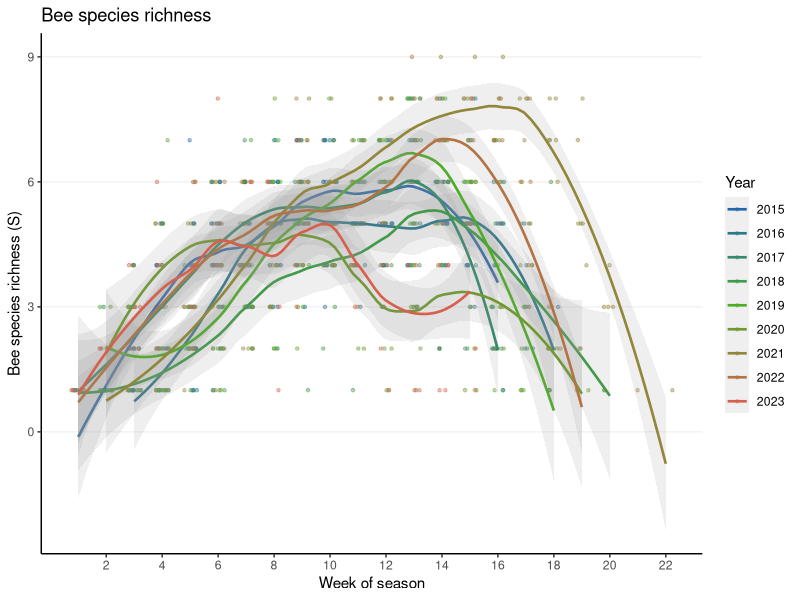
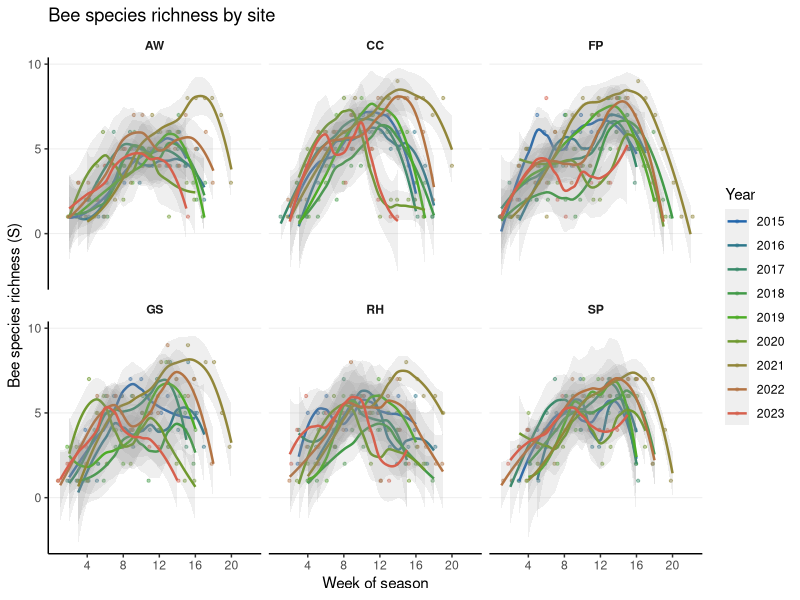
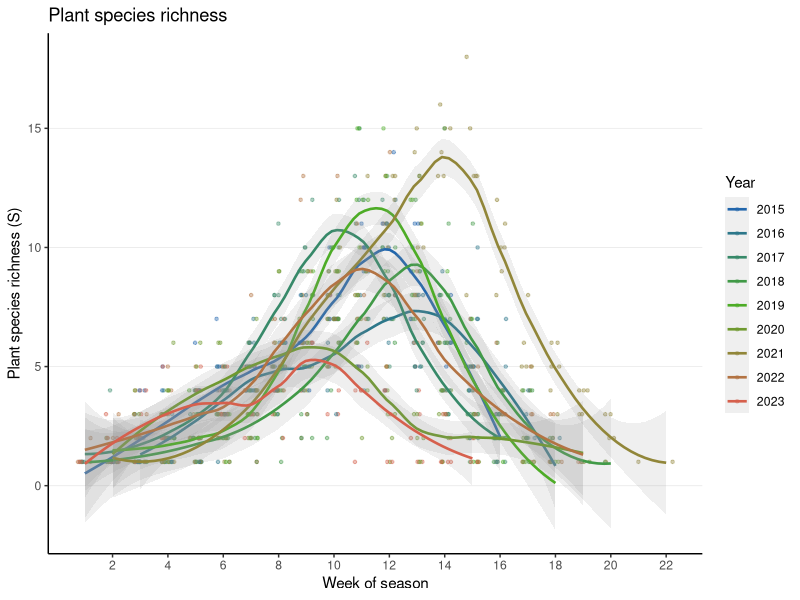
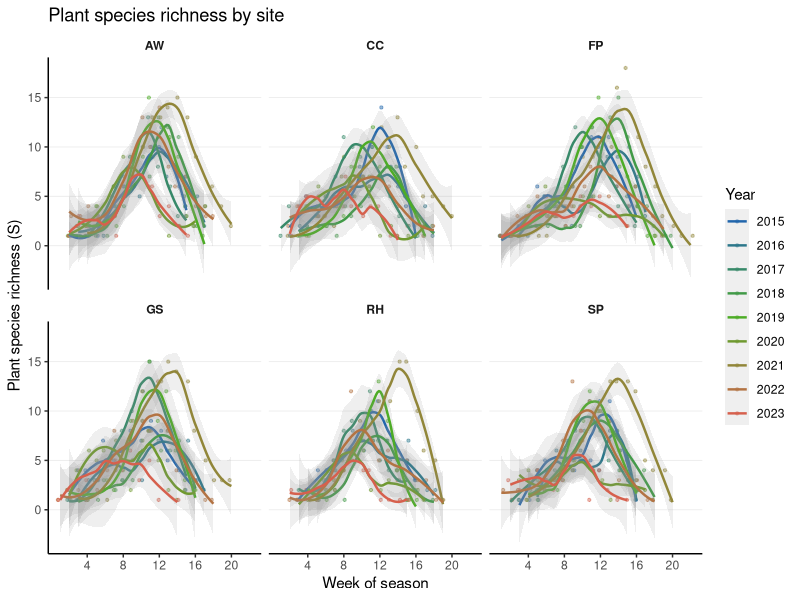
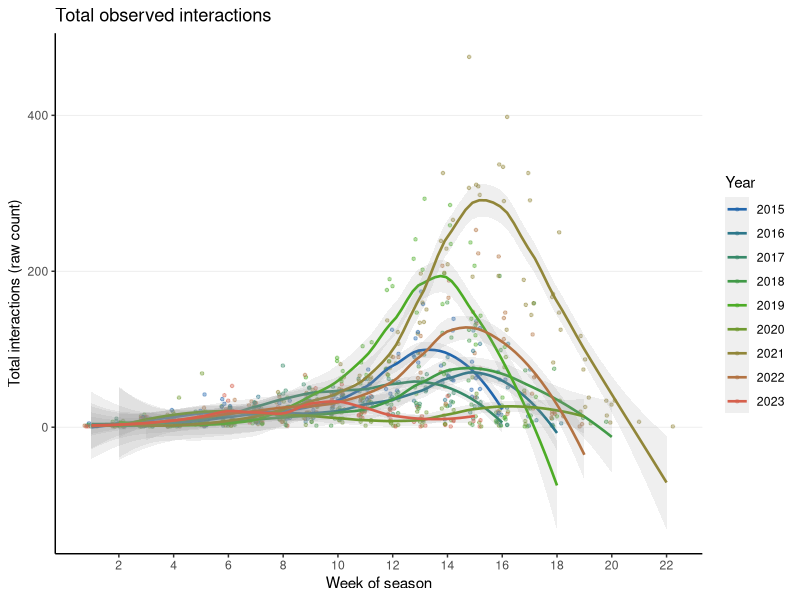
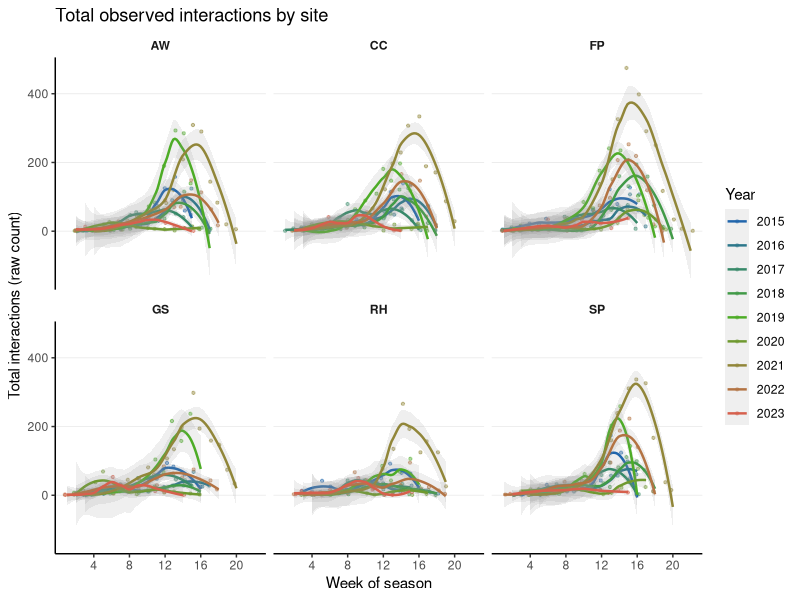
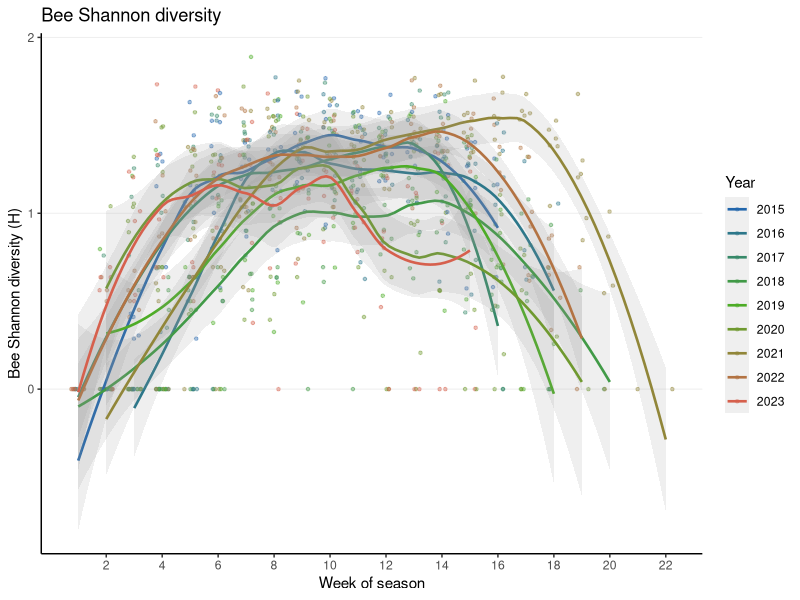
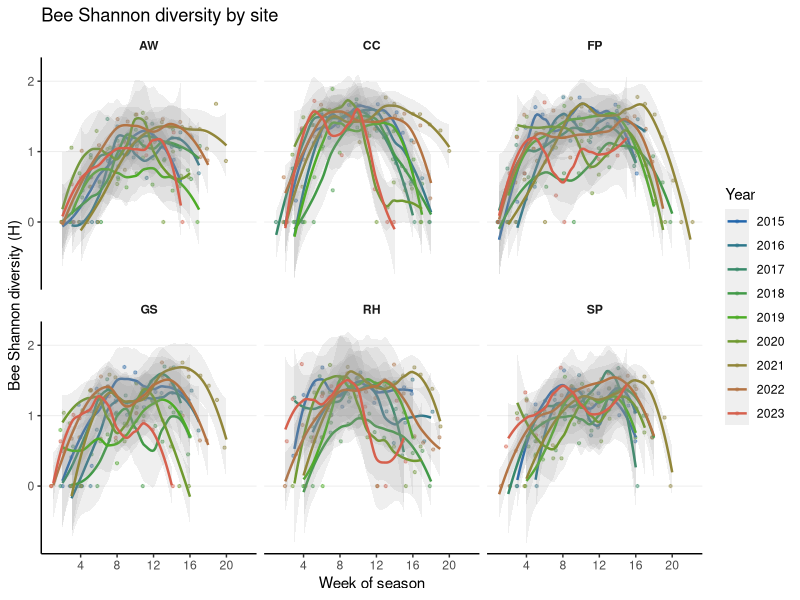

R code for these plots, in order:
# analysis/00_exploration/01_community_descriptors.R
# Exploratory plots of community structure across sites, weeks, and years.
#
# Metrics computed per (site, year, week):
#   n_bee            — bee species richness
#   n_plant          — plant species richness
#   n_obs            — total raw interaction count
#   H_bee            — Shannon diversity of bee species (weighted by n_interactions)
#   J_bee            — Pielou's evenness of bee species (H_bee / log(n_bee))
#   H_interaction    — Shannon diversity of bee×plant interaction types
#   connectance      — fraction of possible bee×plant pairs observed
#
# Two versions of each plot:
#   figs/00_exploration/          — points + loess per year, all sites pooled
#   figs/00_exploration/faceted/  — same but facet_wrap(~ site), fixed axes
#
# Inputs:  data/processed/interactions_long.csv
# Outputs: figs/00_exploration/*.png
#          figs/00_exploration/faceted/*.png

library(readr)
library(dplyr)
library(ggplot2)

interactions <- read_csv("data/processed/interactions_long.csv", show_col_types = FALSE)

# ── Compute per-(site, year, week) descriptors ────────────────────────────────

shannon <- function(x) {
  p <- x / sum(x)
  p <- p[p > 0]
  -sum(p * log(p))
}

descriptors <- interactions |>
  group_by(site.code, year, week) |>
  summarise(
    n_bee         = n_distinct(species),
    n_plant       = n_distinct(plant.species),
    n_obs         = sum(n_interactions),
    H_bee         = shannon(tapply(n_interactions, species, sum)),
    H_interaction = shannon(n_interactions),
    n_pairs       = n(),
    .groups = "drop"
  ) |>
  mutate(
    J_bee       = if_else(n_bee > 1, H_bee / log(n_bee), NA_real_),
    connectance = n_pairs / (n_bee * n_plant),
    year        = as.factor(year)
  )

# ── Shared aesthetics ─────────────────────────────────────────────────────────

year_colors <- setNames(
  colorRampPalette(c("#2166ac", "#4dac26", "#d6604d"))(9),
  as.character(2015:2023)
)

jitter_pos <- position_jitter(width = 0.25, height = 0, seed = 42)

base_theme <- theme_classic(base_size = 11) +
  theme(
    legend.position    = "right",
    panel.grid.major.y = element_line(color = "grey92", linewidth = 0.3),
    strip.background   = element_blank(),
    strip.text         = element_text(face = "bold")
  )

# ── Plot builders ─────────────────────────────────────────────────────────────

# Main plot: all sites pooled, one loess curve per year
make_main <- function(data, y_var, y_lab, title, ylims = NULL) {
  p <- ggplot(data, aes(x = week, y = .data[[y_var]], color = year, group = year)) +
    geom_point(position = jitter_pos, size = 0.9, alpha = 0.4, na.rm = TRUE) +
    geom_smooth(method = "loess", se = TRUE, linewidth = 0.9,
                alpha = 0.15, na.rm = TRUE, span = 0.5) +
    scale_color_manual(values = year_colors, name = "Year") +
    scale_x_continuous(breaks = seq(2, 22, 2)) +
    labs(title = title, x = "Week of season", y = y_lab) +
    base_theme
  if (!is.null(ylims)) p <- p + coord_cartesian(ylim = ylims)
  p
}

# Faceted plot: same data, split by site, fixed axes
make_faceted <- function(data, y_var, y_lab, title, ylims = NULL) {
  p <- ggplot(data, aes(x = week, y = .data[[y_var]], color = year, group = year)) +
    geom_point(position = jitter_pos, size = 0.8, alpha = 0.45, na.rm = TRUE) +
    geom_smooth(method = "loess", se = TRUE, linewidth = 0.85,
                alpha = 0.15, na.rm = TRUE, span = 0.6) +
    facet_wrap(~ site.code, nrow = 2, scales = "fixed") +
    scale_color_manual(values = year_colors, name = "Year") +
    scale_x_continuous(breaks = seq(4, 22, 4)) +
    labs(title = title, x = "Week of season", y = y_lab) +
    base_theme
  if (!is.null(ylims)) p <- p + coord_cartesian(ylim = ylims)
  p
}

save_both <- function(p_main, p_faceted, filename, w_main = 9, w_fac = 13) {
  ggsave(file.path("figs/00_exploration", filename),
         p_main, width = w_main, height = 5, dpi = 150)
  ggsave(file.path("figs/00_exploration/faceted", filename),
         p_faceted, width = w_fac, height = 7, dpi = 150)
}

dir.create("figs/00_exploration/faceted", showWarnings = FALSE, recursive = TRUE)

# ── 1. Bee species richness ───────────────────────────────────────────────────

save_both(
  make_main(    descriptors, "n_bee", "Bee species richness (S)", "Bee species richness"),
  make_faceted( descriptors, "n_bee", "Bee species richness (S)", "Bee species richness by site"),
  "01_bee_richness.png"
)

# ── 2. Plant species richness ─────────────────────────────────────────────────

save_both(
  make_main(    descriptors, "n_plant", "Plant species richness (S)", "Plant species richness"),
  make_faceted( descriptors, "n_plant", "Plant species richness (S)", "Plant species richness by site"),
  "02_plant_richness.png"
)

# ── 3. Total interactions ─────────────────────────────────────────────────────

save_both(
  make_main(    descriptors, "n_obs", "Total interactions (raw count)", "Total observed interactions"),
  make_faceted( descriptors, "n_obs", "Total interactions (raw count)", "Total observed interactions by site"),
  "03_total_interactions.png"
)

# ── 4. Bee Shannon diversity ──────────────────────────────────────────────────

save_both(
  make_main(    descriptors, "H_bee", "Bee Shannon diversity (H)", "Bee Shannon diversity"),
  make_faceted( descriptors, "H_bee", "Bee Shannon diversity (H)", "Bee Shannon diversity by site"),
  "04_bee_shannon.png"
)

# ── 5. Bee Pielou's evenness ──────────────────────────────────────────────────

save_both(
  make_main(    descriptors, "J_bee", "Bee Pielou's evenness (J)", "Bee evenness", ylims = c(0, 1)),
  make_faceted( descriptors, "J_bee", "Bee Pielou's evenness (J)", "Bee evenness by site", ylims = c(0, 1)),
  "05_bee_evenness.png"
)

# ── 6. Interaction diversity ──────────────────────────────────────────────────

save_both(
  make_main(    descriptors, "H_interaction", "Interaction Shannon diversity (H)", "Bee–plant interaction diversity"),
  make_faceted( descriptors, "H_interaction", "Interaction Shannon diversity (H)", "Bee–plant interaction diversity by site"),
  "06_interaction_diversity.png"
)

# ── 7. Connectance ────────────────────────────────────────────────────────────

save_both(
  make_main(    descriptors, "connectance", "Connectance (observed / possible pairs)", "Network connectance", ylims = c(0, 1)),
  make_faceted( descriptors, "connectance", "Connectance (observed / possible pairs)", "Network connectance by site", ylims = c(0, 1)),
  "07_connectance.png"
)

message("Done. Saved 7 main + 7 faceted plots.")
